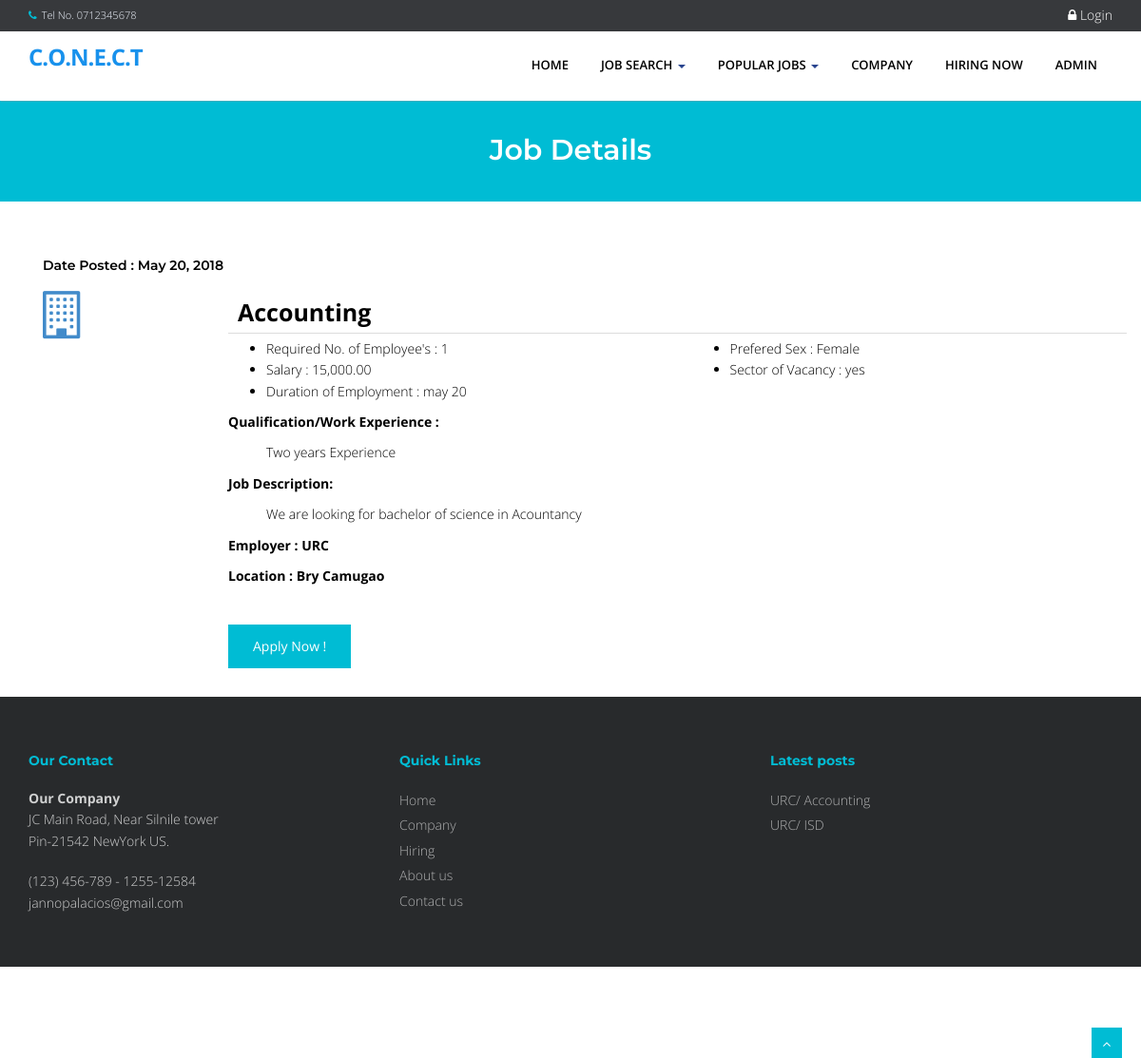
The page /index.php?q=viewjob&search=2 on the database its author committed.
### tables this page shows
CREATE TABLE IF NOT EXISTS `tbljob` (
  `JOBID` int(11) NOT NULL AUTO_INCREMENT,
  `COMPANYID` int(11) NOT NULL,
  `CATEGORY` varchar(250) NOT NULL,
  `OCCUPATIONTITLE` varchar(90) NOT NULL,
  `REQ_NO_EMPLOYEES` int(11) NOT NULL,
  `SALARIES` double NOT NULL,
  `DURATION_EMPLOYEMENT` varchar(90) NOT NULL,
  `QUALIFICATION_WORKEXPERIENCE` text NOT NULL,
  `JOBDESCRIPTION` text NOT NULL,
  `PREFEREDSEX` varchar(30) NOT NULL,
  `SECTOR_VACANCY` text NOT NULL,
  `JOBSTATUS` varchar(90) NOT NULL,
  `DATEPOSTED` datetime NOT NULL,
  PRIMARY KEY (`JOBID`)
);

CREATE TABLE IF NOT EXISTS `tblcompany` (
  `COMPANYID` int(11) NOT NULL AUTO_INCREMENT,
  `COMPANYNAME` varchar(90) NOT NULL,
  `COMPANYADDRESS` varchar(90) NOT NULL,
  `COMPANYCONTACTNO` varchar(30) NOT NULL,
  `COMPANYSTATUS` varchar(90) NOT NULL,
  `COMPANYMISSION` text NOT NULL,
  PRIMARY KEY (`COMPANYID`)
);

### index.php (called while the page is built, shortened)
<?php
require_once("include/initialize.php");
$view = (isset($_GET['q']) && $_GET['q'] != '') ? $_GET['q'] : '';
switch ($view) {
	case 'viewjob' :
        $title="Job Details";
		break;
}
require_once("theme/templates.php");
?>

### include/database.php (called while the page is built, shortened)
<?php
class Database {
	var $sql_string = '';
	private $conn;
	public function open_connection() {
		$this->conn = mysqli_connect(server,user,pass);
		if(!$this->conn){
			echo "Problem in database connection! Contact administrator!";
			exit();
		}else{
			$db_select = mysqli_select_db($this->conn,database_name);
		}
	}
	function setQuery($sql='') {
		$this->sql_string=$sql;
	}
	function executeQuery() {
		$result = mysqli_query($this->conn,$this->sql_string);
		return $result;
	}
	private function confirm_query($result) {
		return $result;
	}
	function loadResultList( $key='' ) {
		$cur = $this->executeQuery();
		$array = array();
		while ($row = mysqli_fetch_object($cur)) {
			if ($key) {
				$array[$row->$key] = $row;
			} else {
				$array[] = $row;
			}
		}
		return $array;
	}
}
$mydb = new Database();
?>

### theme/templates.php (the view, shortened to what this page needs)
 <!DOCTYPE html>
<html lang="en">
<head>
<link href="<?php echo web_root; ?>plugins/home-plugins/css/bootstrap.min.css" rel="stylesheet" />
<link href="<?php echo web_root; ?>plugins/home-plugins/css/fancybox/jquery.fancybox.css" rel="stylesheet">
<link href="<?php echo web_root; ?>plugins/home-plugins/css/flexslider.css" rel="stylesheet" />
<link href="<?php echo web_root; ?>plugins/home-plugins/css/style.css" rel="stylesheet" />
<link rel="stylesheet" href="<?php echo web_root;?>plugins/font-awesome/css/font-awesome.min.css">
<link rel="stylesheet" href="<?php echo web_root;?>plugins/dataTables/jquery.dataTables.min.css">
<link rel="stylesheet" href="<?php echo web_root;?>plugins/dataTables/jquery.dataTables_themeroller.css">
<link href="<?php echo web_root; ?>plugins/datepicker/bootstrap-datetimepicker.min.css" rel="stylesheet" media="screen">
<link href="<?php echo web_root; ?>plugins/datepicker/datepicker3.css" rel="stylesheet" media="screen">
</head>
<body>
<div id="wrapper" class="home-page">
  <header>
        <div class="topbar navbar-fixed-top">
          <div class="container">
            <div class="row">
              <div class="col-md-12">
                <p class="pull-left hidden-xs"><i class="fa fa-phone"></i>Tel No. 0712345678</p>
                <?php if (isset($_SESSION['APPLICANTID'])) {
                    $sql = "SELECT count(*) as 'COUNTNOTIF' FROM `tbljob` ORDER BY `DATEPOSTED` DESC";
                    $mydb->setQuery($sql);
                    $showNotif = $mydb->loadSingleResult();
                    $notif =isset($showNotif->COUNTNOTIF) ? $showNotif->COUNTNOTIF : 0;
                    $applicant = new Applicants();
                    $appl  = $applicant->single_applicant($_SESSION['APPLICANTID']);
                    $sql ="SELECT count(*) as 'COUNT' FROM `tbljobregistration` WHERE `PENDINGAPPLICATION`=0 AND `HVIEW`=0 AND `APPLICANTID`='{$appl->APPLICANTID}'";
                    $mydb->setQuery($sql);
                    $showMsg = $mydb->loadSingleResult();
                    $msg =isset($showMsg->COUNT) ? $showMsg->COUNT : 0;
                    echo ' <p class="pull-right login"><a title="View Notification(s)" href="'.web_root.'applicant/index.php?view=notification"> <i class="fa fa-bell-o"></i> <span class="label label-success">'.$notif.'</span></a> | <a title="View Message(s)" href="'.web_root.'applicant/index.php?view=message"> <i class="fa fa-envelope-o"></i> <span class="label label-success">'.$msg.'</span></a> | <a title="View Profile" href="'.web_root.'applicant/"> <i class="fa fa-user"></i> Howdy, '. $appl->FNAME. ' '.$appl->LNAME .' </a> | <a href="'.web_root.'logout.php">  <i class="fa fa-sign-out"> </i>Logout</a> </p>';
                    }else{ ?>
                      <p   class="pull-right login"><a data-target="#myModal" data-toggle="modal" href=""> <i class="fa fa-lock"></i> Login </a></p>
                <?php } ?>
              </div>
            </div>
          </div>
        </div>
        <div style="min-height: 30px;"></div>
        <div class="navbar navbar-default navbar-static-top" >
            <div class="container">
                <div class="navbar-header">
                    <a class="navbar-brand" href="<?php echo web_root; ?>index.php">C.O.N.E.C.T</a>
                </div>
                <div class="navbar-collapse collapse ">
                    <ul class="nav navbar-nav">
                        <li class="<?php echo !isset($_GET['q'])? 'active' :''?>"><a href="<?php echo web_root; ?>index.php">Home</a></li>
                        <li class="dropdown">
                          <a href="#" data-toggle="dropdown" class="dropdown-toggle">Job Search <b class="caret"></b></a>
                       </li>
                      <li class="dropdown <?php  if(isset($_GET['q'])) { if($_GET['q']=='category'){ echo 'active'; }else{ echo ''; }}  ?>">
                          <a href="#" data-toggle="dropdown" class="dropdown-toggle">Popular Jobs <b class="caret"></b></a>
                            <?php
                            $sql = "SELECT * FROM `tblcategory` LIMIT 10";
                            $mydb->setQuery($sql);
                            ?>
                       </li>
                        <li class="<?php  if(isset($_GET['q'])) { if($_GET['q']=='company'){ echo 'active'; }else{ echo ''; }}  ?>"><a href="<?php echo web_root; ?>index.php?q=company">Company</a></li>
                        <li class="<?php  if(isset($_GET['q'])) { if($_GET['q']=='hiring'){ echo 'active'; }else{ echo ''; }} ?>"><a href="<?php echo web_root; ?>index.php?q=hiring">Hiring Now</a></li>
                        <li class=""><a href="admin/login.php">admin</a></li>
                    </ul>
                </div>
            </div>
        </div>
  </header>
      <?php
      if (isset($_GET['q'])) {
        echo '<section id="inner-headline">
            <div class="container">
                <div class="row">
                    <div class="col-lg-12">
                        <h2 class="pageTitle">'.$title.'</h2>
                    </div>
                </div>
            </div>
            </section>';
      }
       require_once $content;
        ?>
  <footer>
  <div class="container">
    <div class="row">
      <div class="col-md-4 col-sm-4">
        <div class="widget">
          <h5 class="widgetheading">Our Contact</h5>
          <address>
          <strong>Our Company</strong><br>
          JC Main Road, Near Silnile tower<br>
           Pin-21542 NewYork US.</address>
          <p>
            <i class="icon-phone"></i> (123) 456-789 - 1255-12584 <br>
            <i class="icon-envelope-alt"></i> jannopalacios@gmail.com
          </p>
        </div>
      </div>
      <div class="col-md-4 col-sm-4">
        <div class="widget">
          <h5 class="widgetheading">Quick Links</h5>
          <ul class="link-list">
            <li><a href="<?php echo web_root; ?>index.php">Home</a></li>
            <li><a href="<?php echo web_root; ?>index.php?q=company">Company</a></li>
            <li><a href="<?php echo web_root; ?>index.php?q=hiring">Hiring</a></li>
            <li><a href="<?php echo web_root; ?>index.php?q=About">About us</a></li>
            <li><a href="<?php echo web_root; ?>index.php?q=Contact">Contact us</a></li>
          </ul>
        </div>
      </div>
      <div class="col-md-4 col-sm-4">
        <div class="widget">
          <h5 class="widgetheading">Latest posts</h5>
          <ul class="link-list">
            <?php
                  $sql = "SELECT * FROM `tblcompany` c,`tbljob` j WHERE c.`COMPANYID`=j.`COMPANYID`   ORDER BY DATEPOSTED DESC LIMIT 3" ;
                  $mydb->setQuery($sql);
                  $cur = $mydb->loadResultList();
                  foreach ($cur as $result) {
                    echo ' <li><a href="'.web_root.'index.php?q=viewjob&search='.$result->JOBID.'">'.$result->COMPANYNAME . '/ '. $result->OCCUPATIONTITLE .'</a></li>';
                  }
              ?>
          </ul>
        </div>
      </div>
    </div>
  </div>
  <div id="sub-footer">
    <div class="container">
      <div class="row">
        <div class="col-lg-6">
        </div>
        <div class="col-lg-6">
          <ul class="social-network">
            <li><a href="#" data-placement="top" title="Facebook"><i class="fa fa-facebook"></i></a></li>
            <li><a href="#" data-placement="top" title="Twitter"><i class="fa fa-twitter"></i></a></li>
            <li><a href="#" data-placement="top" title="Linkedin"><i class="fa fa-linkedin"></i></a></li>
            <li><a href="#" data-placement="top" title="Pinterest"><i class="fa fa-pinterest"></i></a></li>
            <li><a href="#" data-placement="top" title="Google plus"><i class="fa fa-google-plus"></i></a></li>
          </ul>
        </div>
      </div>
    </div>
  </div>
  </footer>
</div>
<a href="#" class="scrollup"><i class="fa fa-angle-up active"></i></a>
</body>
</html>

### viewjob.php
    <section id="content">
        <div class="container content">
 <?php
 if (isset($_GET['search'])) {
    $jobid = $_GET['search'];
 }else{
     $jobid = '';
 }
    $sql = "SELECT * FROM `tblcompany` c,`tbljob` j WHERE c.`COMPANYID`=j.`COMPANYID` AND JOBID LIKE '%" . $jobid ."%' ORDER BY DATEPOSTED DESC" ;
    $mydb->setQuery($sql);
    $cur = $mydb->loadResultList();
    foreach ($cur as $result) {
  ?>
           <div class="container">
             <div class="mg-available-rooms">
                    <h5 class="mg-sec-left-title">Date Posted :  <?php echo date_format(date_create($result->DATEPOSTED),'M d, Y'); ?></h5>
                        <div class="mg-avl-rooms">
                            <div class="mg-avl-room">
                                <div class="row">
                                    <div class="col-sm-2">
                                        <a href="#"><span class="fa fa-building-o" style="font-size: 50px"></span></a>
                                    </div>
                                    <div class="col-sm-10">
                                        <div style="border-bottom: 1px solid #ddd;padding: 10px;font-size: 25px;font-weight: bold;color: #000;margin-bottom: 5px;"><?php echo $result->OCCUPATIONTITLE ;?>
                                        </div>
                                        <div class="row contentbody">
                                            <div class="col-sm-6">
                                                <ul>
                                                    <li><i class="fp-ht-bed"></i>Required No. of Employee's : <?php echo $result->REQ_NO_EMPLOYEES; ?></li>
                                                    <li><i class="fp-ht-food"></i>Salary : <?php echo number_format($result->SALARIES,2);  ?></li>
                                                    <li><i class="fa fa-sun-"></i>Duration of Employment : <?php echo $result->DURATION_EMPLOYEMENT; ?></li>
                                                </ul>
                                            </div>
                                            <div class="col-sm-6">
                                                <ul>
                                                    <li><i class="fp-ht-tv"></i>Prefered Sex : <?php echo $result->PREFEREDSEX; ?></li>
                                                    <li><i class="fp-ht-computer"></i>Sector of Vacancy : <?php echo $result->SECTOR_VACANCY; ?></li>
                                                </ul>
                                            </div>
                                            <div class="col-sm-12">
                                                <p>Qualification/Work Experience :</p>
                                                 <ul style="list-style: none;">
                                                    <li><?php echo $result->QUALIFICATION_WORKEXPERIENCE ;?></li>
                                                </ul>
                                            </div>
                                            <div class="col-sm-12">
                                                <p>Job Description:</p>
                                                <ul style="list-style: none;">
                                                     <li><?php echo $result->JOBDESCRIPTION ;?></li>
                                                </ul>
                                             </div>
                                            <div class="col-sm-12">
                                                <p>Employer :  <?php echo  $result->COMPANYNAME; ?></p>
                                                <p>Location :  <?php echo  $result->COMPANYADDRESS; ?></p>
                                            </div>
                                        </div>
                                          <a href="<?php echo web_root; ?>index.php?q=apply&job=<?php echo $result->JOBID;?>&view=personalinfo" class="btn btn-main btn-next-tab">Apply Now !</a>
                                    </div>
                                </div>
                            </div>
                        </div>
                    </div>
            </div>
<?php  } ?>    </div>
    </section>

### theme/templates.php (style rules this page uses)
#content { min-height: 400px; color: #000; }
.contentbody p { font-weight: bold; }
.login a { font-size: 14px; color: #fff; padding:0px; }

### rows shown on the page
tbljob: DATEPOSTED "May 20, 2018", OCCUPATIONTITLE "Accounting", REQ_NO_EMPLOYEES "1", SALARIES "15,000.00", DURATION_EMPLOYEMENT "may 20", PREFEREDSEX "Female", SECTOR_VACANCY "yes", QUALIFICATION_WORKEXPERIENCE "Two years Experience", JOBDESCRIPTION "We are looking for bachelor of science in Acountancy", COMPANYID.COMPANYNAME "URC", COMPANYID.COMPANYADDRESS "Bry Camugao"
tbljob: COMPANYID.COMPANYNAME "URC", OCCUPATIONTITLE "ISD"

### other values the page prints
$title "Job Details"
